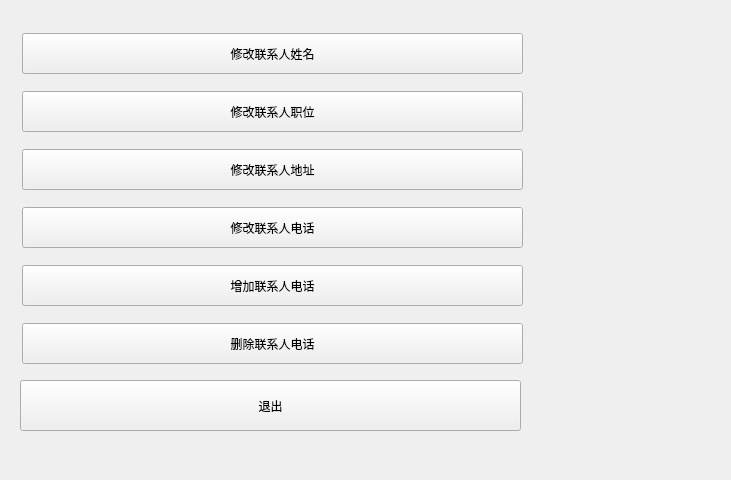
<?xml version="1.0" encoding="UTF-8"?>
<ui version="4.0">
 <class>modify</class>
 <widget class="QWidget" name="modify">
  <property name="geometry">
   <rect>
    <x>0</x>
    <y>0</y>
    <width>731</width>
    <height>480</height>
   </rect>
  </property>
  <property name="windowTitle">
   <string>Form</string>
  </property>
  <widget class="QPushButton" name="ModPeopleName">
   <property name="geometry">
    <rect>
     <x>22</x>
     <y>33</y>
     <width>501</width>
     <height>41</height>
    </rect>
   </property>
   <property name="styleSheet">
    <string notr="true">font: 14pt &quot;微软雅黑&quot;;</string>
   </property>
   <property name="text">
    <string>修改联系人姓名</string>
   </property>
  </widget>
  <widget class="QPushButton" name="ModPeoplePosition">
   <property name="geometry">
    <rect>
     <x>22</x>
     <y>91</y>
     <width>501</width>
     <height>41</height>
    </rect>
   </property>
   <property name="styleSheet">
    <string notr="true">font: 14pt &quot;微软雅黑&quot;;</string>
   </property>
   <property name="text">
    <string>修改联系人职位</string>
   </property>
  </widget>
  <widget class="QPushButton" name="ModPeopleAddress">
   <property name="geometry">
    <rect>
     <x>22</x>
     <y>149</y>
     <width>501</width>
     <height>41</height>
    </rect>
   </property>
   <property name="styleSheet">
    <string notr="true">font: 14pt &quot;微软雅黑&quot;;</string>
   </property>
   <property name="text">
    <string>修改联系人地址</string>
   </property>
  </widget>
  <widget class="QPushButton" name="ModPeopleNumber">
   <property name="geometry">
    <rect>
     <x>22</x>
     <y>207</y>
     <width>501</width>
     <height>41</height>
    </rect>
   </property>
   <property name="styleSheet">
    <string notr="true">font: 14pt &quot;微软雅黑&quot;;</string>
   </property>
   <property name="text">
    <string>修改联系人电话</string>
   </property>
  </widget>
  <widget class="QPushButton" name="DeletePeopleNumber">
   <property name="geometry">
    <rect>
     <x>22</x>
     <y>323</y>
     <width>501</width>
     <height>41</height>
    </rect>
   </property>
   <property name="styleSheet">
    <string notr="true">font: 14pt &quot;微软雅黑&quot;;</string>
   </property>
   <property name="text">
    <string>删除联系人电话</string>
   </property>
  </widget>
  <widget class="QPushButton" name="AddPeopleNumber">
   <property name="geometry">
    <rect>
     <x>22</x>
     <y>265</y>
     <width>501</width>
     <height>41</height>
    </rect>
   </property>
   <property name="styleSheet">
    <string notr="true">font: 14pt &quot;微软雅黑&quot;;</string>
   </property>
   <property name="text">
    <string>增加联系人电话</string>
   </property>
  </widget>
  <widget class="QPushButton" name="quit">
   <property name="geometry">
    <rect>
     <x>20</x>
     <y>380</y>
     <width>501</width>
     <height>51</height>
    </rect>
   </property>
   <property name="styleSheet">
    <string notr="true">font: 14pt &quot;微软雅黑&quot;;</string>
   </property>
   <property name="text">
    <string>退出</string>
   </property>
  </widget>
 </widget>
 <resources/>
 <connections/>
</ui>
